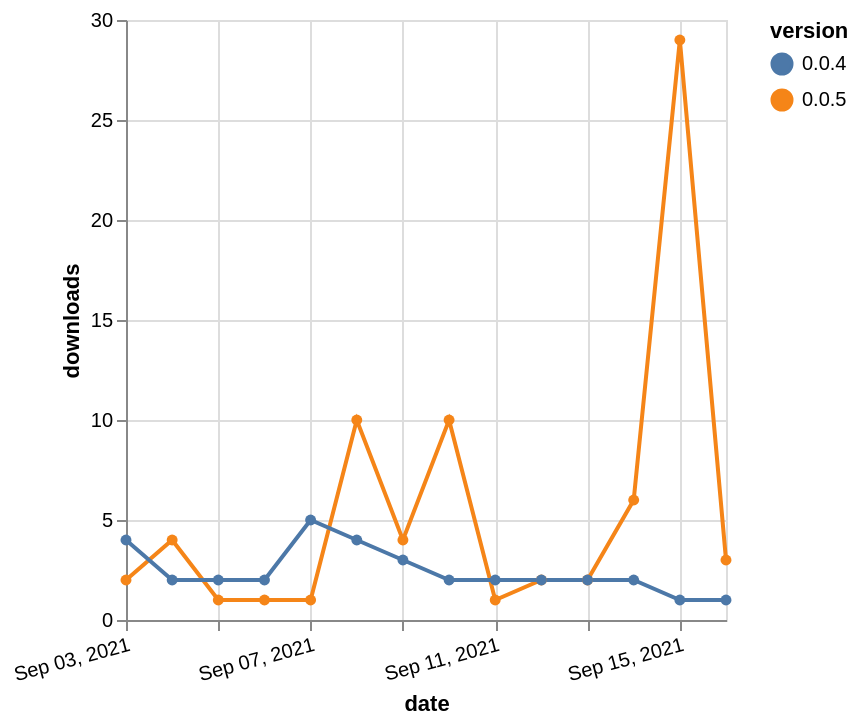

Vega-Lite specification for this chart:
### Vega-Lite specification from a JSON file in a GitHub repository (floating-point values rounded to 4 significant figures)
{"$schema": "https://vega.github.io/schema/vega-lite/v5.json", "description": "A simple bar chart with embedded data.", "data": {"values": [{"date": "2021-09-03", "total": 4150, "delta": 2, "version": "0.0.5"}, {"date": "2021-09-04", "total": 4154, "delta": 4, "version": "0.0.5"}, {"date": "2021-09-05", "total": 4155, "delta": 1, "version": "0.0.5"}, {"date": "2021-09-06", "total": 4156, "delta": 1, "version": "0.0.5"}, {"date": "2021-09-07", "total": 4157, "delta": 1, "version": "0.0.5"}, {"date": "2021-09-08", "total": 4167, "delta": 10, "version": "0.0.5"}, {"date": "2021-09-09", "total": 4171, "delta": 4, "version": "0.0.5"}, {"date": "2021-09-10", "total": 4181, "delta": 10, "version": "0.0.5"}, {"date": "2021-09-11", "total": 4182, "delta": 1, "version": "0.0.5"}, {"date": "2021-09-12", "total": 4184, "delta": 2, "version": "0.0.5"}, {"date": "2021-09-13", "total": 4186, "delta": 2, "version": "0.0.5"}, {"date": "2021-09-14", "total": 4192, "delta": 6, "version": "0.0.5"}, {"date": "2021-09-15", "total": 4221, "delta": 29, "version": "0.0.5"}, {"date": "2021-09-16", "total": 4224, "delta": 3, "version": "0.0.5"}, {"date": "2021-09-03", "total": 3792, "delta": 4, "version": "0.0.4"}, {"date": "2021-09-04", "total": 3794, "delta": 2, "version": "0.0.4"}, {"date": "2021-09-05", "total": 3796, "delta": 2, "version": "0.0.4"}, {"date": "2021-09-06", "total": 3798, "delta": 2, "version": "0.0.4"}, {"date": "2021-09-07", "total": 3803, "delta": 5, "version": "0.0.4"}, {"date": "2021-09-08", "total": 3807, "delta": 4, "version": "0.0.4"}, {"date": "2021-09-09", "total": 3810, "delta": 3, "version": "0.0.4"}, {"date": "2021-09-10", "total": 3812, "delta": 2, "version": "0.0.4"}, {"date": "2021-09-11", "total": 3814, "delta": 2, "version": "0.0.4"}, {"date": "2021-09-12", "total": 3816, "delta": 2, "version": "0.0.4"}, {"date": "2021-09-13", "total": 3818, "delta": 2, "version": "0.0.4"}, {"date": "2021-09-14", "total": 3820, "delta": 2, "version": "0.0.4"}, {"date": "2021-09-15", "total": 3821, "delta": 1, "version": "0.0.4"}, {"date": "2021-09-16", "total": 3822, "delta": 1, "version": "0.0.4"}]}, "width": "container", "mark": {"type": "line", "point": {"filled": true}}, "encoding": {"x": {"field": "date", "type": "temporal", "timeUnit": "yearmonthdate", "title": "date", "axis": {"labelAngle": -15}}, "y": {"field": "delta", "type": "quantitative", "title": "downloads"}, "color": {"field": "version", "type": "nominal"}, "tooltip": {"field": "delta"}}}
